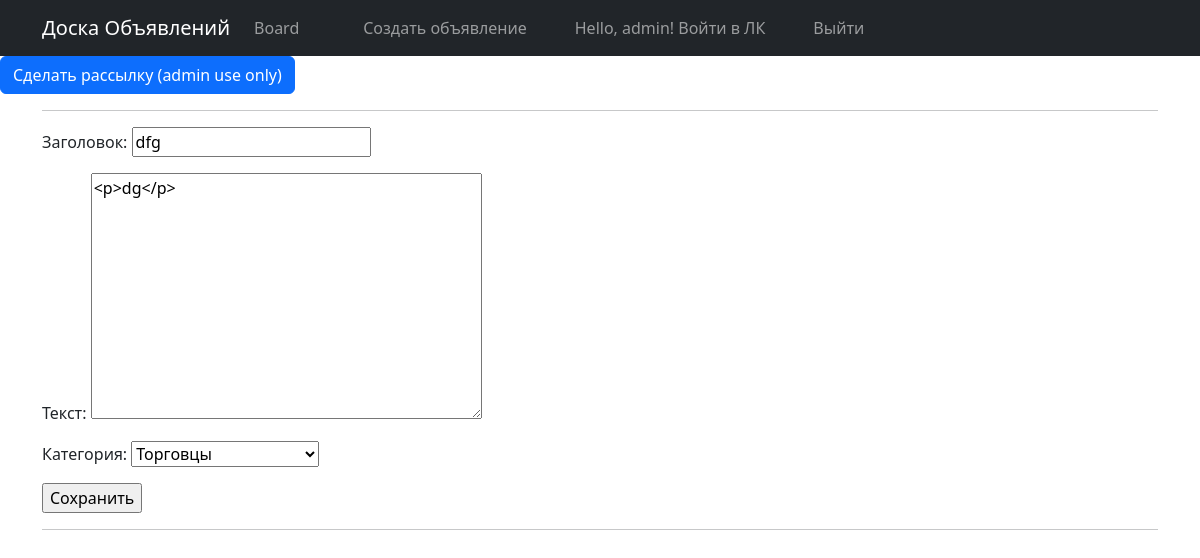
The app's page /board/post/edit/10/ (signed in) with its own data.
### board/models.py (models this page shows, shortened)
class Post(models.Model):
    author = models.ForeignKey(Author, on_delete=models.CASCADE)
    post_datetime = models.DateTimeField(auto_now_add=True)
    post_title = models.CharField(max_length=200)
    post_body = RichTextUploadingField(config_name='default', external_plugin_resources=[(
        'youtube',
        '/static/var/ckeditor/ckeditor/plugins/youtube/',
        'plugin.js',
    )],
                                       )
    category = models.ForeignKey(Category, on_delete=models.CASCADE, related_name='posts')
    slug = models.SlugField(default='', blank=True)
    comments = models.ManyToManyField(User, through='Comment', related_name='comments')

### board/views.py (the view)
# urls.py: path('board/post/edit/<int:pk>/', board_views.edit_post, name='edit_post'),
@login_required
def edit_post(request, pk=None):
    item = get_object_or_404(Post, id=pk)
    if item.author != request.user.author:
        return HttpResponseForbidden(render(request, '403.html'))
    form = PostForm(request.POST or None, instance=item)
    if form.is_valid():
        form.save()
        return redirect('/board')
    return render(request, 'post_form.html', {'form': form})

### board/forms.py
class PostForm(ModelForm):
    class Meta:
        model = Post
        fields = [
            'post_title',
            'post_body',
            'category',
        ]
        labels = {
            'post_title': 'Заголовок',
            'post_body': 'Текст',
            'category': 'Категория'
        }

### board/models.py (called while the page is built)
    def __str__(self):
        return dict(self.CATEGORY_CHOICES)[self.name]

### templates/post_form.html (shortened to what this page needs)
{% extends 'flatpages/default.html' %}
{% block content %}
    <hr />
<form action="" method="POST">
    {{ form.as_p }}
    <input type="submit" value="Сохранить">
</form>
    <hr />
{% endblock content %}

### templates/flatpages/default.html (shortened to what this page needs)
{% load static %}
<!DOCTYPE html>
<html lang="en">
<head>
  <link href="{% static 'css/styles.css' %}" rel="stylesheet" />
</head>
<body>
  <nav class="navbar navbar-expand-lg navbar-dark bg-dark static-top">
    <div class="container">
      <a class="navbar-brand" href=" ">Доска Объявлений</a>
      <div class="collapse navbar-collapse" id="navbarResponsive">
        <ul class="navbar-nav ml-auto">
          <li class="nav-item active">
            <a class="nav-link" href=" {% url "board_list" %}">Board
            </a>
          </li>
          <li class="nav-item">
            <a class="nav-link" href=""></a>
          </li>
          <li class="nav-item">
                <a class="nav-link" href=""></a>
          </li>
            <li class="nav-item"><a class="nav-link" href=""></a></li>
                 <li class="nav-item">
                {% if user %}
                    {% if not user.is_authenticated %}
                        <a class="nav-link" href="http://127.0.0.1:8000/accounts/login/">Войдите или зарегистрируйтесь для создания объявлений</a></li>
                    {% elif user.is_authenticated %}
                        <a class="nav-link" href="{% url 'add_post' %}">Создать объявление</a></li>
                    {% endif %}
                {% endif %}
<ul>
    {% if user.is_authenticated %}
<li class="nav-item" style="text-align: right;"><a class="nav-link" href="{% url 'profile' %}">Hello, {{ user.username }}! Войти в ЛК</a></li>
</ul>
        <ul>
<li class="nav-item" style="text-align: right;"><a class="nav-link" href="http://127.0.0.1:8000/accounts/logout">Выйти</a></li>
</ul>
    {% endif %}
        </ul>
      </div>
    </div>
  </nav>
{% if user.is_superuser %}
    <a href="{% url 'send_newsletter' %}" class="btn btn-primary">Сделать рассылку (admin use only)</a>
{% endif %}
  <div class="container">
    <div class="row">
      <div>
       {% block content %}{% endblock content %}
      </div>
    </div>
  </div>
</body>
</html>

### records on screen
Post: post_title "dfg", post_body "<p>dg</p>", category "Торговцы"

### other values on screen
{{ user.username }} "admin"
